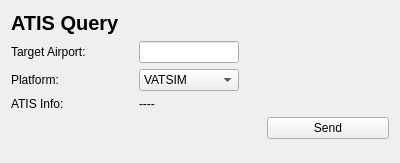
<?xml version="1.0" encoding="UTF-8"?>
<ui version="4.0">
 <class>ATIS</class>
 <widget class="QWidget" name="ATIS">
  <property name="geometry">
   <rect>
    <x>0</x>
    <y>0</y>
    <width>400</width>
    <height>163</height>
   </rect>
  </property>
  <property name="minimumSize">
   <size>
    <width>400</width>
    <height>163</height>
   </size>
  </property>
  <property name="windowTitle">
   <string>ATIS</string>
  </property>
  <layout class="QGridLayout" name="gridLayout">
   <item row="3" column="0">
    <widget class="QLabel" name="label_2">
     <property name="text">
      <string>ATIS Info:</string>
     </property>
    </widget>
   </item>
   <item row="0" column="0" colspan="3">
    <widget class="QLabel" name="label">
     <property name="font">
      <font>
       <pointsize>15</pointsize>
       <bold>true</bold>
      </font>
     </property>
     <property name="text">
      <string>ATIS Query</string>
     </property>
     <property name="margin">
      <number>5</number>
     </property>
    </widget>
   </item>
   <item row="3" column="1" colspan="2">
    <widget class="QLabel" name="atis">
     <property name="text">
      <string>----</string>
     </property>
     <property name="wordWrap">
      <bool>true</bool>
     </property>
    </widget>
   </item>
   <item row="1" column="1" colspan="2">
    <widget class="QLineEdit" name="target_airport">
     <property name="maximumSize">
      <size>
       <width>100</width>
       <height>16777215</height>
      </size>
     </property>
    </widget>
   </item>
   <item row="4" column="2">
    <widget class="QPushButton" name="pushButton">
     <property name="text">
      <string>Send</string>
     </property>
    </widget>
   </item>
   <item row="1" column="0">
    <widget class="QLabel" name="label_1">
     <property name="text">
      <string>Target Airport:</string>
     </property>
    </widget>
   </item>
   <item row="2" column="0">
    <widget class="QLabel" name="label_3">
     <property name="text">
      <string>Platform:</string>
     </property>
    </widget>
   </item>
   <item row="4" column="0" colspan="2">
    <spacer name="horizontalSpacer">
     <property name="orientation">
      <enum>Qt::Orientation::Horizontal</enum>
     </property>
     <property name="sizeHint" stdset="0">
      <size>
       <width>40</width>
       <height>20</height>
      </size>
     </property>
    </spacer>
   </item>
   <item row="5" column="0" colspan="3">
    <spacer name="verticalSpacer">
     <property name="orientation">
      <enum>Qt::Orientation::Vertical</enum>
     </property>
     <property name="sizeHint" stdset="0">
      <size>
       <width>20</width>
       <height>40</height>
      </size>
     </property>
    </spacer>
   </item>
   <item row="2" column="1" colspan="2">
    <widget class="QComboBox" name="platform">
     <property name="maximumSize">
      <size>
       <width>100</width>
       <height>16777215</height>
      </size>
     </property>
     <item>
      <property name="text">
       <string>VATSIM</string>
      </property>
     </item>
     <item>
      <property name="text">
       <string>PilotEdge</string>
      </property>
     </item>
     <item>
      <property name="text">
       <string>IVAO</string>
      </property>
     </item>
    </widget>
   </item>
  </layout>
 </widget>
 <resources/>
 <connections/>
</ui>
